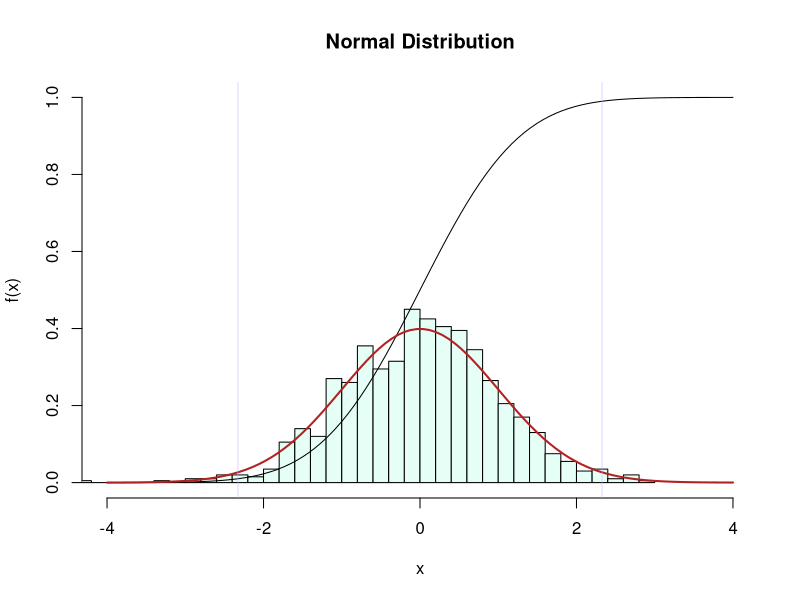
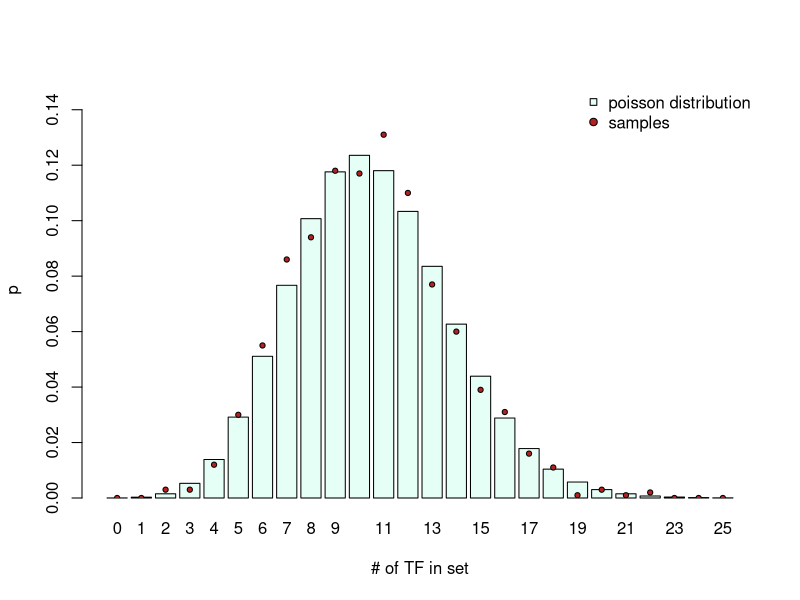
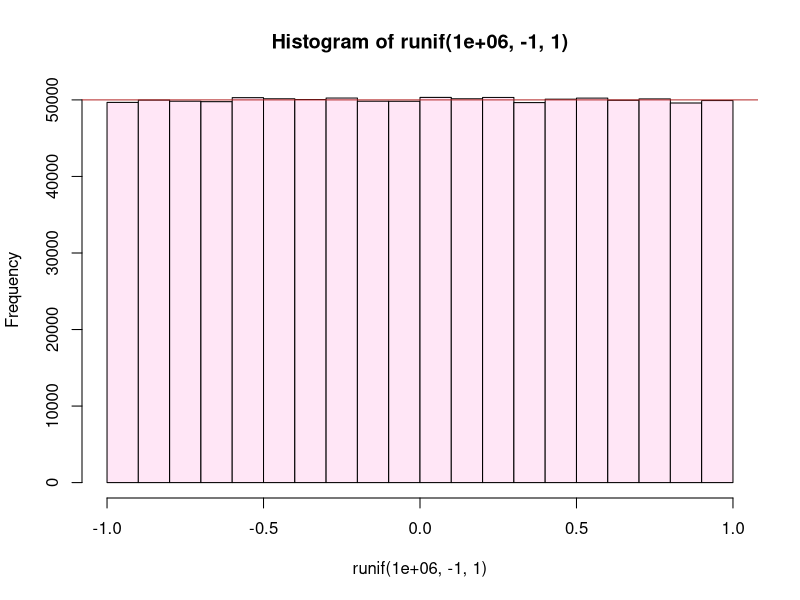
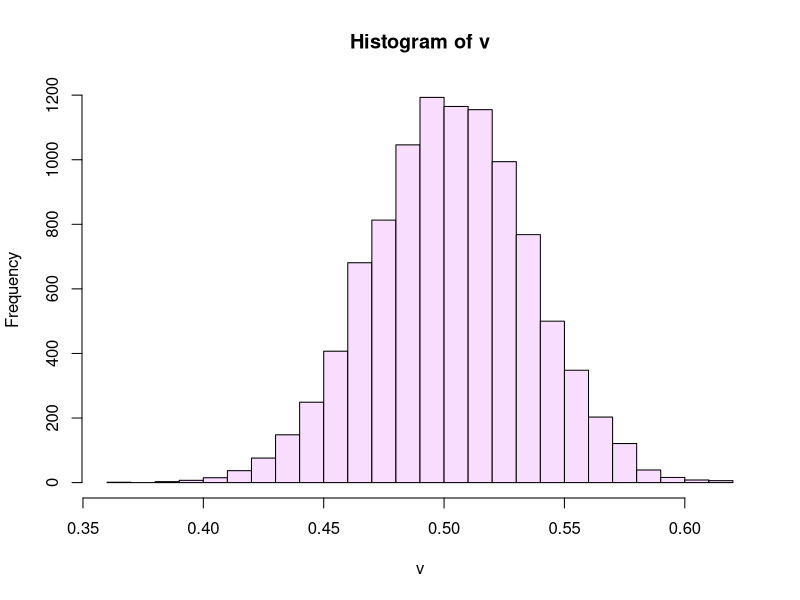
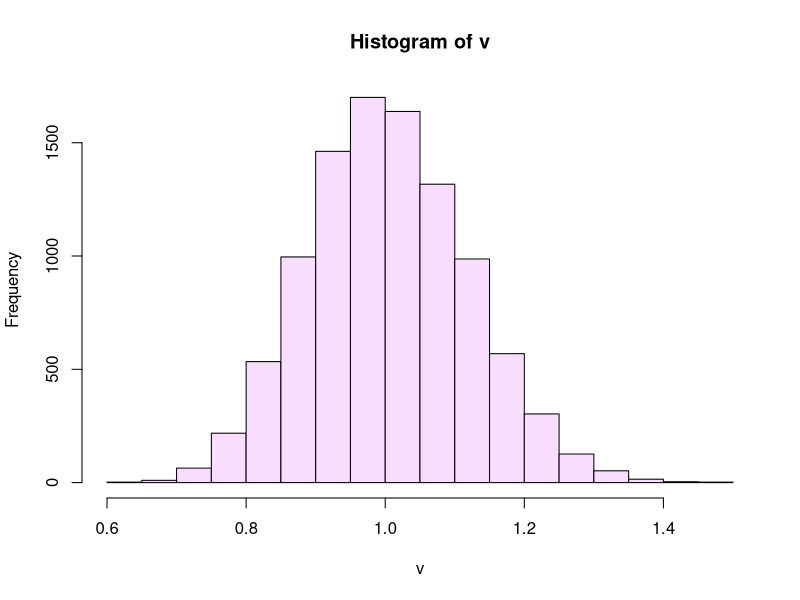
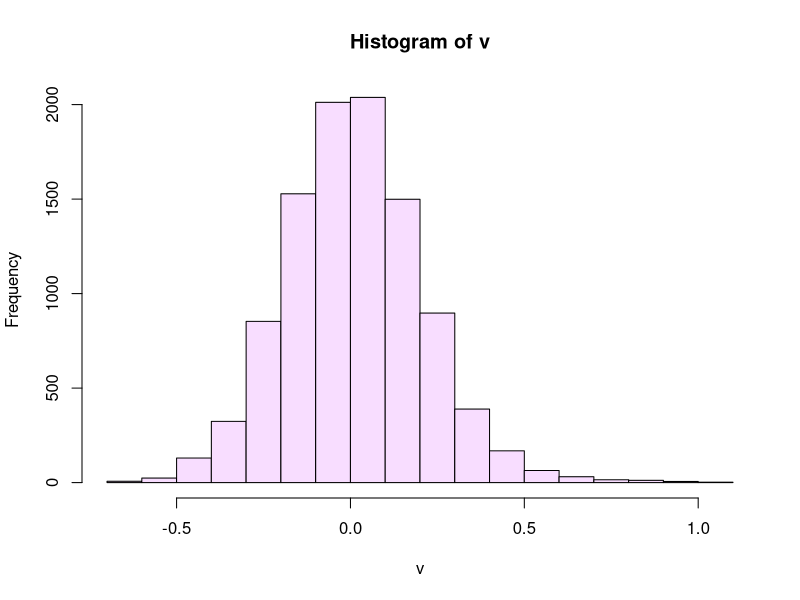
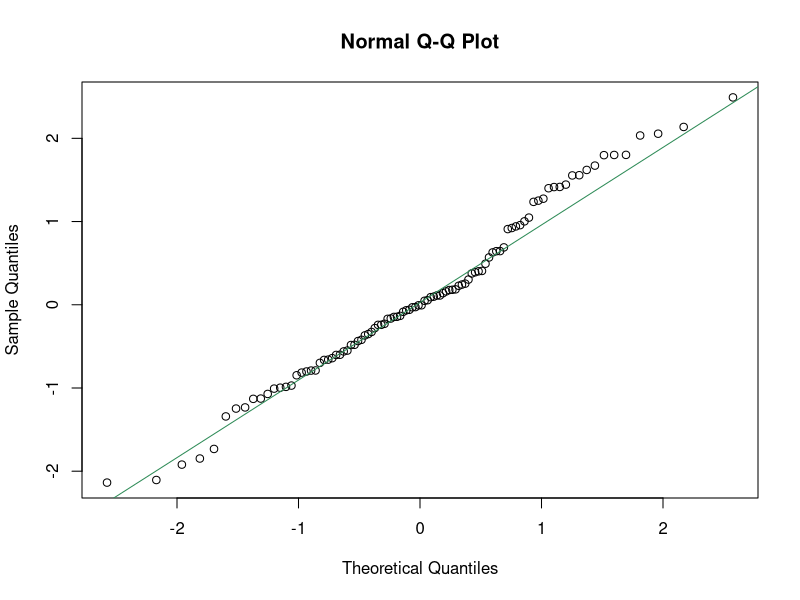
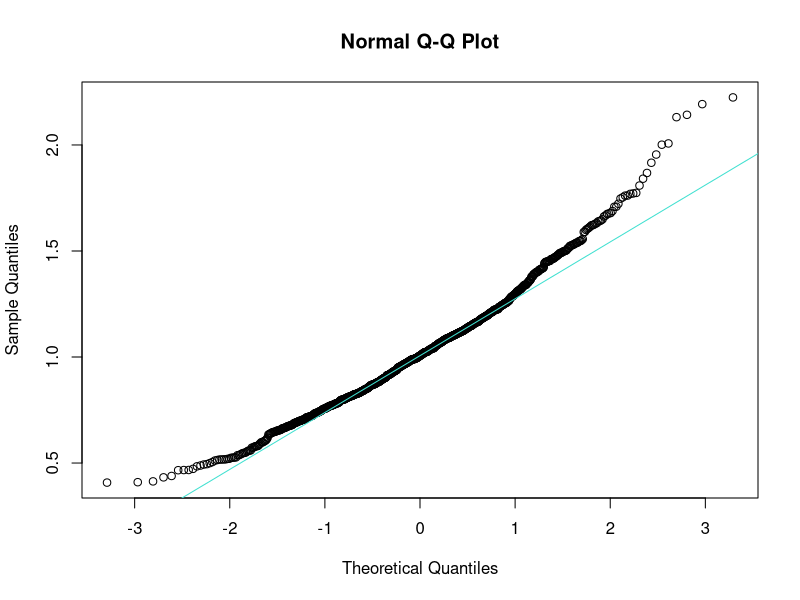

Write R code to recreate these figures, in order.
# FND-STA-Probability_distribution.R
#
# Purpose:  A Bioinformatics Course:
#              R code accompanying the FND-STA-Probability_distribution unit.
#
# Version:  1.0
#
# Date:     2017  10  10
# Author:   Boris Steipe (boris.steipe@utoronto.ca)
#
# Versions:
#           1.0    First code live version
#
# TODO:
#           Add tasks
#
# == DO NOT SIMPLY  source()  THIS FILE! =======================================
#
# If there are portions you don't understand, use R's help system, Google for an
# answer, or ask your instructor. Don't continue if you don't understand what's
# going on. That's not how it works ...
#
# ==============================================================================

#TOC> ==========================================================================
#TOC>
#TOC>   Section  Title                                                   Line
#TOC> -----------------------------------------------------------------------
#TOC>   1        Introduction                                              50
#TOC>   2        Three fundamental distributions                          113
#TOC>   2.1      The Poisson Distribution                                 116
#TOC>   2.2      The uniform distribution                                 169
#TOC>   2.3      The Normal Distribution                                  189
#TOC>   3        quantile-quantile comparison                             230
#TOC>   3.1      qqnorm()                                                 240
#TOC>   3.2      qqplot()                                                 300
#TOC>   4        Quantifying the difference                               317
#TOC>   4.1      Chi2 test for discrete distributions                     351
#TOC>   4.2      Kullback-Leibler divergence                              435
#TOC>   4.2.1    An example from tossing dice                             446
#TOC>   4.2.2    An example from lognormal distributions                  568
#TOC>   4.3      Kolmogorov-Smirnov test for continuous distributions     609
#TOC>
#TOC> ==========================================================================





# =    1  Introduction  ========================================================

# The space of possible outcomes of events is called a probability distribution
# and the properties of probability distributions are crucial to our work. Many
# distributions like the (discrete) Poisson, or the (continuous) Normal
# distribution have been characterized in great detail, their behaviour is well
# understood, and they are useful for countless applications - but we also need
# to able to work with ad hoc distributions that have never been seen before.

# Let's get a few facts about probability distributions out of the way:

# The "support" of a probability distribution is the range of outcomes that have
# a non-zero probability. The "domain" of a probability distribution is the
# range of probabilities that the distribution can take over its support. Think
# of this as the ranges on the x- and y-axis respectively. Thus the distribution
# can be written as p = f(x).

# The integral over a probability distribution is always 1. This means: the
# distribution reflects the situation that an event does occur, any event, but
# there is not "no event".

# R's inbuilt probability functions always come in four flavours:
# d...  for "density": this is the probability density function (p.d.f.),
#         the value of f(x) at x.
# p...  for "probability": this is the cumulative distribution function
#         (c.d.f.). It is 0 at the left edge of the support, and 1 at
#         the right edge.
# q... for "quantile": The quantile function returns the x value at which p...
#         takes a requested value.
# r... for "random": produces random numbers that are distributed according
#         to the p.d.f.

# To illustrate with the "Normal Distribution" (Gaussian distribution):

# 1000 normally distributed values with default parameters: mean 0, sd 1.
r <- rnorm(1000)

# pastel green: histogram of 1000 random samples
hist(r,
     freq = FALSE,
     breaks = 30,
     xlim = c(-4, 4),
     ylim = c(0, 1),
     main = "Normal Distribution",
     xlab = "x",
     ylab = "f(x)",
     col = "#E6FFF6")

# 100 equally spaced point along x
x <- seq(-4, 4, length.out = 100)

# black: c. d. f. along x. Note that this asymptotically reaches 1
points(x, pnorm(x), type = "l")

# dark red: p. d. f. along x
points(x, dnorm(x), type = "l", lwd = 2, col="firebrick")

# purple: 1% and 99% quantiles
abline(v = qnorm(c(0.01, 0.99)), lwd = 0.5, col = "#CCAAFF")

# Study this plot well and familiarize yourself with the terms.


# =    2  Three fundamental distributions  =====================================


# ==   2.1  The Poisson Distribution  ==========================================

# The Poisson distribution is a discrete probability distribution that
# characterizes how many events we expect among a given number of observations
# if the mean probability of an event is known. Assume we know that there are
# 256 transcription factors among the 6091 protein-coding genes of yeast, then
# the probability of picking a transcription factor at random from all ORFs is
# 256/6091 ~= 4.2%. How many do we expect if we look e.g. at 250 differentially
# expressed genes? This means the mean number of transcription factors  we would
# expect in that sample of differentially expressed genes is (250 * 256)/6091.

dpois(0,  (250 * 256) / 6091)       # Probability of seeing no TFs
dpois(1,  (250 * 256) / 6091)       # Probability of seing one ...
dpois(2,  (250 * 256) / 6091)       # Probability of seing two ...
dpois(3:10, (250 * 256) / 6091)     # Probability of seing from three to ten ...
sum(dpois(0:4, (250 * 256) / 6091)) # Probability of seeing four or less ...

# Lets plot this
N <- 25
x <- dpois(0:N, (250 * 256) / 6091)
names(x) <- as.character(0:N)
midPoints <- barplot(x, col = "#E6FFF6",
             axes = TRUE,
             ylim = c(0, 0.15),
             xlab = "# of TF in set",
             ylab = "p")

# Confirm that our understanding of dpois() is correct, by simulating actual
# trials:

N <- 1000
genes <- numeric(6091)   # All genes are 0
genes[1:256] <- 1        # TFs  are 1

x <- numeric(N)          # initialize vector
set.seed(112358)
for (i in 1:N) {
  x[i] <- sum(sample(genes, 250)) # sum of TFs in our sample in this trial
}

(t <- table(x)/N)

# Add these values to the plot
y <- numeric(26)                     # initialize vector with 26 slots
y[as.numeric(names(t)) + 1] <- t     # put the tabled values there (index + 1)
points(midPoints, y, pch = 21, cex = 0.7, bg = "firebrick")
legend("topright",
       legend = c("poisson distribution", "samples"),
       pch = c(22, 21),
       pt.bg = c("#E6FFF6", "firebrick"),
       bty = "n")


# ==   2.2  The uniform distribution  ==========================================

# The uniform distribution has the same probability over its entire support. R's
# runif() function takes the desired number, the min and the max as arguments.
# Let's plot a histogram of a million values between -1 and 1 to demonstrate.

hist(runif(1e6, -1, 1), breaks = 20, col = "#FFE6F6")
abline(h = 1e6/20, col="firebrick")

# One of the important uses of the uniform distribution is to write conditional
# expressions that are TRUE with a given probability. For example, to get TRUE
# values with a probability of 1/3, we pick a random number between 0 and 1, and
# ask whether the number is smaller than 1/3. Example:

runif(10) < 1/3

#confirm with a million trials
sum(runif(1e6) < 1/3)/1e6  # should be close to 0.33333...


# ==   2.3  The Normal Distribution  ===========================================

# The king of probability distributions. Why? That's because of the Central
# Limit Theorem (CLT) that essentially says that a process that is subject to
# small fluctuations will tend to normally distributed outcomes ... and in
# biology literally everything is subject to small fluctuations.

# Lets simulate: Lets create a vector of 12345 numbers, choose samples of size
# 77 from that vector and calculate the mean. We do that 9999 times. I am just
# using odd numbers so it is clear in the code which number represents what.

x <- runif(12345)
v <- numeric(9999)
for (i in 1:length(v)) {
  v[i] <- mean(sample(x, 77))
}

hist(v, breaks = 20, col = "#F8DDFF")

# Let's try this again, this time sampling from an exponential distribution ...
x <- rexp(12345)
v <- numeric(9999)
for (i in 1:length(v)) {
  v[i] <- mean(sample(x, 77))
}

hist(v, breaks = 20, col = "#F8DDFF")

# ... or from a t-distribution ...
x <- rt(12345, df = 3)
v <- numeric(9999)
for (i in 1:length(v)) {
  v[i] <- mean(sample(x, 77))
}

hist(v, breaks = 20, col = "#F8DDFF")

# The outcomes all give normal distributions, regardless what the details of our
# original distribution were!


# =    3  quantile-quantile comparison  ========================================


# Once we have observed a distribution of outcomes, the next task is often to
# quantify whether the values correspond to a known distribution. This can be
# done with quantile-quantile plots that plot the quantile values of one
# distribution against those of the other. Identically distributed quantiles lie
# on a straight line.


# ==   3.1  qqnorm()  ==========================================================

# The functions qqnorm() and qqline() perform this
# comparison with the normal distribution.

set.seed(1112358)
x <- rnorm(100, mean=0, sd=1) # 100 normally distributed balues
qqnorm(x)
qqline(x, col = "seagreen")

# Our variables in x appear normally distribute - which is not surprising since
# we produced them with rnorm(). What about the kind of sampling we did above?
# Let's test whether samples from an exponential distribution are normally
# distributed (previously we just visually inspected the histogram.)

# Create a vector of sample means from the exponential distribution; use
# only a few samples for the mean
set.seed(112358)
x <- rexp(12345)
v <- numeric(999)
for (i in 1:length(v)) {
  v[i] <- mean(sample(x, 12))
}
qqnorm(v)
qqline(v, col = "turquoise") # normal

#try with more samples
for (i in 1:length(v)) {
  v[i] <- mean(sample(x, 77))
}
qqnorm(v)
qqline(v, col = "steelblue") # normal

#try with many samples
for (i in 1:length(v)) {
  v[i] <- mean(sample(x, 374))
}
qqnorm(v)
qqline(v, col = "plum") # normal

# Exactly as the CLT predicts, the more often we sample - we tried
# 12, 77, and 374 samples - the more "normal" the distribution looks.

# What does a distribution look like that is NOT normal?
# Let's try simulating an "Extreme value distribution". This type of
# distribution appears if we choose the max() of a sample

set.seed(112358)
rEVD <- numeric(9999)
for (i in seq_along(rEVD)) {
  rEVD[i] <- max(rnorm(100))
}
hist(rEVD, breaks = 20, col = "orchid")
# Note the long tail on the right!

qqnorm(rEVD)
qqline(rEVD, col = "orchid") # normal

# Definitely not "normal"!

# ==   3.2  qqplot()  ==========================================================

# qqplot() works like qqnorm(), except that we compare two arbitrary
# distribtutions, rather than one distribution against the normal distribution
# as we did before. Sample against sample.

x <- seq(0, 4, length.out = 100)

dl <- dlnorm(x) # log-normal distribution
dg <- dgamma(x, shape=1.5)   # gamma distribution

plot(dl, type="l")
points(dg, type="l", col = "maroon")

qqplot(dl, dg) # clearly not equal


# =    4  Quantifying the difference  ==========================================


# Quantile-quantile plots give us a visual estimate, but how do we quantify the
# difference between distributions? Let's compare two types of extreme-value
# distributions, a lognormal distribution with the same distribution that is
# slightly shifted, and three gamma distributions with three different shape
# parameters. Let's define and visualize the distributions first, to see what
# we are comparing.

x <- seq(0, 4, length.out = 100)

set.seed(112358)
dl1 <- dlnorm(x) # log-normal distribution
dl2 <- dlnorm(x - 0.25) # log-normal distribution, shifted right (a bit)
dg1.2 <- dgamma(x, shape=1.2)   # three gamma distributions with...
dg1.5 <- dgamma(x, shape=1.5)   # ...wider, and wider...
dg1.9 <- dgamma(x, shape=1.9)   # ...peak

myCols <- c("black", "grey", "maroon", "turquoise", "steelblue")

plot(dl1, type="l", lwd=2)   # visualize the distributions
points(dl2, type="l", col = myCols[2])
points(dg1.2, type="l", col = myCols[3])
points(dg1.5, type="l", col = myCols[4])
points(dg1.9, type="l", col = myCols[5])
legend("topright",
       legend = c("dl1", "dl2", "dg1.2", "dg1.5", "dg1.9"),
       lty = 1,
       lwd = c(2, 1, 1, 1, 1),
       col = myCols,
       bty = "n")


# ==   4.1  Chi2 test for discrete distributions  ==============================

# The chi2 test can be used to compare discrete distributions - even though
# it is not ideal for this purpose.
# (https://stats.stackexchange.com/questions/113692/test-identicality-of-discrete-distributions)
#
# Let's draw 100 random variables according to our target distributions
N <- 100
set.seed(112358)
rL1   <- rlnorm(N) # log-normal distribution
rL2   <- rlnorm(N, meanlog = 0.25) # log-normal distribution, shifted right
rG1.2 <- rgamma(N, shape=1.2)   # three gamma distributions with...
rG1.5 <- rgamma(N, shape=1.5)   # ...wider, and wider...
rG1.9 <- rgamma(N, shape=1.9)   # ...peak

maxX <- max(c(rL1, rL2, rG1.2, rG1.5, rG1.9))

myBreaks <- seq(0, 5, length.out = 10) # 9 intervals from 0 to 5...
myBreaks <- c(myBreaks, maxX) # ... and one that contains the outliers

# It's easy to plot a histogram of one set of random deviates...
hist(rG1.5, breaks = myBreaks, col = myCols[4])

# ... but basic R has no inbuilt function to stack histogram bars side-by-side.
# We use the multhist() function in the plotrix package:

if (!require(plotrix)) {
  install.packages("plotrix")
  library(plotrix)
}

h <- multhist(list(rL1, rL2, rG1.2, rG1.5, rG1.9 ),
              breaks = myBreaks,
              col = myCols)
legend("topright",
       legend = c("rL1", "rL2", "rG1.2", "rG1.5", "rG1.9"),
       pch=15,
       col = myCols,
       bty="n")

# We have assigned the output of multihist to the variable h, which now
# contains the densities, midpoints, breaks etc. of the histogram ...
# as well as the matrix of counts:
h[[2]]

# But using hist() or multhist() for binning is a bit of a hack - even though
# it works, of course. The "real" R function to bin data is cut(). cut()
# sorts the values of a vector into bins, and returns the bin-labels as
# integers.

x <- cut(rL1, breaks = myBreaks, labels = FALSE)
table(x)

countsL1   <- table(cut(rL1  , breaks = myBreaks, labels = FALSE))
countsL2   <- table(cut(rL2  , breaks = myBreaks, labels = FALSE))
countsG1.2 <- table(cut(rG1.2, breaks = myBreaks, labels = FALSE))
countsG1.5 <- table(cut(rG1.5, breaks = myBreaks, labels = FALSE))
countsG1.9 <- table(cut(rG1.9, breaks = myBreaks, labels = FALSE))


chisq.test(countsL1, countsL2)

# Note that this use of the chi2 test does not have very much power, since it
# does not assume the values for the bins are ordered, but takes them to
# be independent. Also, chisq.test() complains about the Chi-squared
# approximation to be possibly incorrect because some of the counts are small.
# In this case, rather than rely on the in-built chi-square table, we can do
# an explicit simulation to estimate the p-value for the null hypothesis.
#
chisq.test(countsL1, countsL2, simulate.p.value = TRUE, B = 10000)

# Note that the probability that the samples came from the same distribution is
# quite high. We don't seem to be able to distinguish l1 and l2 with the chi2
# test.

# Let's calculate this for the other distribution too:

chisq.test(countsL1, countsG1.2, simulate.p.value = TRUE, B = 10000)
chisq.test(countsL1, countsG1.5, simulate.p.value = TRUE, B = 10000)
chisq.test(countsL1, countsG1.9, simulate.p.value = TRUE, B = 10000)

# As a result, we would conclude that none of these distributions are
# significantly different.

# ==   4.2  Kullback-Leibler divergence  =======================================

# For discrete probability distributions, there is a much better statistic, the
# Kullback-Leibler divergence (or relative entropy). It is based in information
# theory, and evaluates how different each matching pair of outcomem categories
# are. Its inputs are the probability mass functions (p.m.f.) of the two
# functions to be compared. A probability mass function is the probability of
# every outcome the process can have. Kullback-Leibler divergence therefore can
# be applied to discrete distributions. But we need to talk a bit about
# converting counts to p.m.f.'s.

# ===  4.2.1  An example from tossing dice

#  The p.m.f of an honest die is (1:1/6, 2:1/6, 3:1/6, 4:1/6, 5:1/6, 6:1/6). But
#  there is an issue when we convert sampled counts to frequencies, and estimate
#  probabilities with these frequencies. The problem is: by chance we might not
#  have observed a particular outcome! Consider this example:

set.seed(47)
N <- 20
(counts <- table(sample(1:6, N, replace = TRUE)))

# We have not observed a "2"!
#
# Now, if we convert the counts to frequencies, and assume these to be
# probabilities, we get an observed p.m.f:
pmf <- numeric(6)
for (i in seq_along(counts)) {
  outcome <- as.integer(names(counts)[i])
  pmf[outcome] <- counts[i]/N
}
names(pmf) <- 1:6
pmf

# This means we assign a probability of 0 to the outcome "2" - because we
# haven't observed it. But how do we compare it then? What does it mean when we
# should have 1/6 of "2"s but we have none whatsoever? Taken at face value it
# means we are comparing apples to oranges - essentially a five-faced die with a
# six-faced die - and therefore divergence is infinitely large. Obviously, that
# was just a problem caused by our limited sampling, but the question remains:
# how do we account for missing data? There are several solutions, for example,
# for ordered data one could substitute the average values of the two bracketing
# outcomes. But a simple and quite robust solution is to add "pseudocounts".
# This is called adding a Laplace prior, or a Jeffreys prior: in our case,
# simply add 0.5 to every value that the two functions don't share.

# pmf of an honest die
pmfHD <- rep(1/6, 6)
names(pmfHD) <- 1:6
pmfHD

# pmf, estimated from our sampled counts with and without pseudocounts

pmfPC <- numeric(6) + 0.5
for (i in seq_along(counts)) {
  outcome <- as.integer(names(counts)[i])
  pmfPC[outcome] <- counts[i] + pmfPC[outcome]
}
pmfPC <- pmfPC / sum(pmfPC)
names(pmfPC) <- 1:6
pmf     # before
pmfPC   # after

# The definition of a function that takes samples and returns a pmf
# with pseudocounts is straightforward, but requires a bit of juggling
# the observed values into the right slots. Here's what this can look like:

pmfPC <- function(cts, nam) {
  # Convert counts to a p.m.f, adding a pseudocount of 0.5 to all categories
  # of outcomes (Jeffreys prior).
  # Parameters:
  #    cts  num   raw counts
  #    nam        names of the categories, converted to char
  # Value   a probability mass function

  nam <- as.character(nam)
  if (!all(names(cts) %in% nam)) {
    stop("PANIC: names in \"cts\" do not match \"nam\"!")
  }
  pmf <- numeric(length(nam))
  names(pmf) <- nam
  pmf[names(cts)] <- cts[names(cts)]
  pmf <- pmf + 0.5    # add pseudocounts
  return(pmf/sum(pmf))
}



# The definition of the Kullback-Leibler divergence itself is quite simple
# actually: for two distributions, p and q it is sum(p * log( p / q))

KLdiv <- function(p, q) {
  # p and q are two pmfs of discrete probability distributions
  # with the same outcomes, which are nowhere 0.
  # Value:  Kullback-Leibler divergence  sum(p * log( p / q))).

  if (length(p) != length(q)) {
    stop("PANIC: input vector lengths differ!")
  }
  if (any(c((p == 0), (q == 0)))) {
    stop("PANIC: 0's found in input vectors!")
  }

  return(sum(p * log( p / q )))
}

# Now we can calculate KL-divergences for our six-faced die example:

KLdiv(rep(1/6, 6), pmfPC(counts, 1:6)) # p.m.f. of an honest die vs. our
                                       # actual counts

# Is that a lot? Let's look at the distribution of KL-divergences in our
# six-sided die scenario: p.m.f. of 20 samples each versus the theoretical
# p.m.f.

N <- 1000
nSample <- 20
divs <- numeric(N)
for (i in 1:N) {
  x <- table(sample(1:6, nSample, replace = TRUE))
  divs[i] <- KLdiv(rep(1/6, 6), pmfPC(x, 1:6))
}

hist(divs,
     col = "whitesmoke",
     xlab = "Kullback-Leibler divergence",
     main = sprintf("%d samples of honest die", nSample))
abline(v = KLdiv(rep(1/6, 6), pmfPC(counts, 1:6)), col="firebrick")

# We see that our example sample (KL-divergence marked with the red line) is
# somewhat but not drastically atypical.


# ===  4.2.2  An example from lognormal distributions

# We had compared a set of lognormal and gamma distributions above, now we
# can use KL-divergence to quantify their similarity:

pmfL1 <- pmfPC(countsL1, nam = 1:10)
pmfL2 <- pmfPC(countsL2, nam = 1:10)
KLdiv(pmfL1, pmfL2)  # 0.1087

# To evaluate what this number means, we can run a simple simulation: we create
# random samples according to the rL1 distribution, calculate the Kullback
# Leibler divergence with countsL1, and compare the distribution we get with the
# value we observed as the difference with discL2. Essentially, this tells us
# the probability that countsL2 is actually a sample from the L1 function. Here we
# go:

N <- 1000
divs <- numeric(N)

set.seed(31416)
for (i in 1:N) {
  x <- rlnorm(100) # get random samples from our reference distributions
  y <- table(cut(x, breaks = myBreaks, labels = FALSE))  # tabulate counts
  q <- pmfPC(y, nam = 1:10)  # convert to p.m.f. with pseudocounts
  divs[i] <- KLdiv(pmfL1, q)     # calculate Kullback-Leibler divergence
}

hist(divs,
     col = "thistle",
     xlab = "Kullback-Leibler divergence",
     main = sprintf("Samples from shifted lnorm()"))
abline(v = KLdiv(pmfL1, pmfL2), col="firebrick")

# How many KL-divergences were less than the difference we observed?
sum(divs < KLdiv(pmfL1, pmfL2)) #933

# Therefore the probability that the samples came from the same distribution
# is only 100 * (N - 933) / N (%) ... 6.7%. You see that this gives a much more
# powerful statistical approach than the chi2 test we used above.


# ==   4.3  Kolmogorov-Smirnov test for continuous distributions  ==============

# The Kolmogorov-Smirnov (KS) test is meant for continuous distributions, i.e.
# the probability it calculates assumes that the function values are all
# different. In the case of random samples, that is a reasonable assumption. KS
# is a two-sample goodness of fit test, i.e. it has a null-hypothesis that the
# samples were taken from the same (unknown) distribution, and then asks whether
# this is likely, given the actual values. It is sensitive both to differences
# in location (position of the mean), and differences in shape. R has the
# ks.test() function to calculate it.

ks.test(dl1, dl2)     # vs. shifted log-normal.
ks.test(dl1, dg1.2)   # vs. the three gamma distributions
ks.test(dl1, dg1.5)
ks.test(dl1, dg1.9)
ks.test(dg1.5, dg1.9) # the two last gammas against each other

# (The warnings about the presence of ties comes from the 0s in our function
# values). The p-value that these distributions are samples of the same
# probability distribution gets progressively smaller.



# [END]
